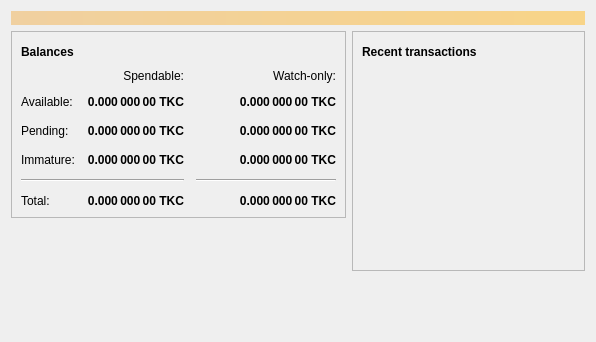
<?xml version="1.0" encoding="UTF-8"?>
<ui version="4.0">
 <class>OverviewPage</class>
 <widget class="QWidget" name="OverviewPage">
  <property name="geometry">
   <rect>
    <x>0</x>
    <y>0</y>
    <width>596</width>
    <height>342</height>
   </rect>
  </property>
  <property name="windowTitle">
   <string>Form</string>
  </property>
  <layout class="QVBoxLayout" name="topLayout">
   <item>
    <widget class="QLabel" name="labelAlerts">
     <property name="visible">
      <bool>false</bool>
     </property>
     <property name="styleSheet">
      <string notr="true">QLabel { background-color: qlineargradient(x1: 0, y1: 0, x2: 1, y2: 0, stop:0 #F0D0A0, stop:1 #F8D488); color:#000000; }</string>
     </property>
     <property name="wordWrap">
      <bool>true</bool>
     </property>
     <property name="margin">
      <number>3</number>
     </property>
     <property name="textInteractionFlags">
      <set>Qt::TextSelectableByMouse</set>
     </property>
    </widget>
   </item>
   <item>
    <layout class="QHBoxLayout" name="horizontalLayout" stretch="1,1">
     <item>
      <layout class="QVBoxLayout" name="verticalLayout_2">
       <item>
        <widget class="QFrame" name="frame">
         <property name="frameShape">
          <enum>QFrame::StyledPanel</enum>
         </property>
         <property name="frameShadow">
          <enum>QFrame::Raised</enum>
         </property>
         <layout class="QVBoxLayout" name="verticalLayout_4">
          <item>
           <layout class="QHBoxLayout" name="horizontalLayout_4">
            <item>
             <widget class="QLabel" name="label_5">
              <property name="font">
               <font>
                <weight>75</weight>
                <bold>true</bold>
               </font>
              </property>
              <property name="text">
               <string>Balances</string>
              </property>
             </widget>
            </item>
            <item>
             <widget class="QPushButton" name="labelWalletStatus">
              <property name="enabled">
               <bool>true</bool>
              </property>
              <property name="maximumSize">
               <size>
                <width>30</width>
                <height>16777215</height>
               </size>
              </property>
              <property name="toolTip">
               <string>The displayed information may be out of date. Your wallet automatically synchronizes with the Teddycoin network after a connection is established, but this process has not completed yet.</string>
              </property>
              <property name="text">
               <string/>
              </property>
              <property name="icon">
               <iconset resource="../bitcoin.qrc">
                <normaloff>:/icons/warning</normaloff>
                <disabledoff>:/icons/warning</disabledoff>:/icons/warning</iconset>
              </property>
              <property name="iconSize">
               <size>
                <width>24</width>
                <height>24</height>
               </size>
              </property>
              <property name="flat">
               <bool>true</bool>
              </property>
             </widget>
            </item>
            <item>
             <spacer name="horizontalSpacer_3">
              <property name="orientation">
               <enum>Qt::Horizontal</enum>
              </property>
              <property name="sizeHint" stdset="0">
               <size>
                <width>40</width>
                <height>20</height>
               </size>
              </property>
             </spacer>
            </item>
           </layout>
          </item>
          <item>
           <layout class="QGridLayout" name="gridLayout">
            <property name="spacing">
             <number>12</number>
            </property>
            <item row="2" column="2">
             <widget class="QLabel" name="labelWatchPending">
              <property name="font">
               <font>
                <weight>75</weight>
                <bold>true</bold>
               </font>
              </property>
              <property name="cursor">
               <cursorShape>IBeamCursor</cursorShape>
              </property>
              <property name="toolTip">
               <string>Unconfirmed transactions to watch-only addresses</string>
              </property>
              <property name="text">
               <string notr="true">0.000 000 00 TKC</string>
              </property>
              <property name="alignment">
               <set>Qt::AlignRight|Qt::AlignTrailing|Qt::AlignVCenter</set>
              </property>
              <property name="textInteractionFlags">
               <set>Qt::LinksAccessibleByMouse|Qt::TextSelectableByKeyboard|Qt::TextSelectableByMouse</set>
              </property>
             </widget>
            </item>
            <item row="2" column="1">
             <widget class="QLabel" name="labelUnconfirmed">
              <property name="font">
               <font>
                <weight>75</weight>
                <bold>true</bold>
               </font>
              </property>
              <property name="cursor">
               <cursorShape>IBeamCursor</cursorShape>
              </property>
              <property name="toolTip">
               <string>Total of transactions that have yet to be confirmed, and do not yet count toward the spendable balance</string>
              </property>
              <property name="text">
               <string notr="true">0.000 000 00 TKC</string>
              </property>
              <property name="alignment">
               <set>Qt::AlignRight|Qt::AlignTrailing|Qt::AlignVCenter</set>
              </property>
              <property name="textInteractionFlags">
               <set>Qt::LinksAccessibleByMouse|Qt::TextSelectableByKeyboard|Qt::TextSelectableByMouse</set>
              </property>
             </widget>
            </item>
            <item row="3" column="2">
             <widget class="QLabel" name="labelWatchImmature">
              <property name="font">
               <font>
                <weight>75</weight>
                <bold>true</bold>
               </font>
              </property>
              <property name="cursor">
               <cursorShape>IBeamCursor</cursorShape>
              </property>
              <property name="toolTip">
               <string>Mined balance in watch-only addresses that has not yet matured</string>
              </property>
              <property name="text">
               <string notr="true">0.000 000 00 TKC</string>
              </property>
              <property name="alignment">
               <set>Qt::AlignRight|Qt::AlignTrailing|Qt::AlignVCenter</set>
              </property>
              <property name="textInteractionFlags">
               <set>Qt::LinksAccessibleByMouse|Qt::TextSelectableByKeyboard|Qt::TextSelectableByMouse</set>
              </property>
             </widget>
            </item>
            <item row="4" column="0" colspan="2">
             <widget class="Line" name="line">
              <property name="orientation">
               <enum>Qt::Horizontal</enum>
              </property>
             </widget>
            </item>
            <item row="4" column="2">
             <widget class="Line" name="lineWatchBalance">
              <property name="sizePolicy">
               <sizepolicy hsizetype="Preferred" vsizetype="Fixed">
                <horstretch>0</horstretch>
                <verstretch>0</verstretch>
               </sizepolicy>
              </property>
              <property name="minimumSize">
               <size>
                <width>140</width>
                <height>0</height>
               </size>
              </property>
              <property name="orientation">
               <enum>Qt::Horizontal</enum>
              </property>
             </widget>
            </item>
            <item row="5" column="0">
             <widget class="QLabel" name="labelTotalText">
              <property name="text">
               <string>Total:</string>
              </property>
             </widget>
            </item>
            <item row="3" column="1">
             <widget class="QLabel" name="labelImmature">
              <property name="font">
               <font>
                <weight>75</weight>
                <bold>true</bold>
               </font>
              </property>
              <property name="cursor">
               <cursorShape>IBeamCursor</cursorShape>
              </property>
              <property name="toolTip">
               <string>Mined balance that has not yet matured</string>
              </property>
              <property name="text">
               <string notr="true">0.000 000 00 TKC</string>
              </property>
              <property name="alignment">
               <set>Qt::AlignRight|Qt::AlignTrailing|Qt::AlignVCenter</set>
              </property>
              <property name="textInteractionFlags">
               <set>Qt::LinksAccessibleByMouse|Qt::TextSelectableByKeyboard|Qt::TextSelectableByMouse</set>
              </property>
             </widget>
            </item>
            <item row="2" column="3">
             <spacer name="horizontalSpacer_2">
              <property name="orientation">
               <enum>Qt::Horizontal</enum>
              </property>
              <property name="sizeHint" stdset="0">
               <size>
                <width>40</width>
                <height>20</height>
               </size>
              </property>
             </spacer>
            </item>
            <item row="3" column="0">
             <widget class="QLabel" name="labelImmatureText">
              <property name="text">
               <string>Immature:</string>
              </property>
             </widget>
            </item>
            <item row="5" column="1">
             <widget class="QLabel" name="labelTotal">
              <property name="font">
               <font>
                <weight>75</weight>
                <bold>true</bold>
               </font>
              </property>
              <property name="cursor">
               <cursorShape>IBeamCursor</cursorShape>
              </property>
              <property name="toolTip">
               <string>Your current total balance</string>
              </property>
              <property name="text">
               <string notr="true">0.000 000 00 TKC</string>
              </property>
              <property name="alignment">
               <set>Qt::AlignRight|Qt::AlignTrailing|Qt::AlignVCenter</set>
              </property>
              <property name="textInteractionFlags">
               <set>Qt::LinksAccessibleByMouse|Qt::TextSelectableByKeyboard|Qt::TextSelectableByMouse</set>
              </property>
             </widget>
            </item>
            <item row="5" column="2">
             <widget class="QLabel" name="labelWatchTotal">
              <property name="font">
               <font>
                <weight>75</weight>
                <bold>true</bold>
               </font>
              </property>
              <property name="cursor">
               <cursorShape>IBeamCursor</cursorShape>
              </property>
              <property name="toolTip">
               <string>Current total balance in watch-only addresses</string>
              </property>
              <property name="text">
               <string notr="true">0.000 000 00 TKC</string>
              </property>
              <property name="alignment">
               <set>Qt::AlignRight|Qt::AlignTrailing|Qt::AlignVCenter</set>
              </property>
              <property name="textInteractionFlags">
               <set>Qt::LinksAccessibleByMouse|Qt::TextSelectableByKeyboard|Qt::TextSelectableByMouse</set>
              </property>
             </widget>
            </item>
            <item row="0" column="2">
             <widget class="QLabel" name="labelWatchonly">
              <property name="text">
               <string>Watch-only:</string>
              </property>
              <property name="alignment">
               <set>Qt::AlignRight|Qt::AlignTrailing|Qt::AlignVCenter</set>
              </property>
             </widget>
            </item>
            <item row="1" column="0">
             <widget class="QLabel" name="labelBalanceText">
              <property name="text">
               <string>Available:</string>
              </property>
             </widget>
            </item>
            <item row="1" column="1">
             <widget class="QLabel" name="labelBalance">
              <property name="font">
               <font>
                <weight>75</weight>
                <bold>true</bold>
               </font>
              </property>
              <property name="cursor">
               <cursorShape>IBeamCursor</cursorShape>
              </property>
              <property name="toolTip">
               <string>Your current spendable balance</string>
              </property>
              <property name="text">
               <string notr="true">0.000 000 00 TKC</string>
              </property>
              <property name="alignment">
               <set>Qt::AlignRight|Qt::AlignTrailing|Qt::AlignVCenter</set>
              </property>
              <property name="textInteractionFlags">
               <set>Qt::LinksAccessibleByMouse|Qt::TextSelectableByKeyboard|Qt::TextSelectableByMouse</set>
              </property>
             </widget>
            </item>
            <item row="1" column="2">
             <widget class="QLabel" name="labelWatchAvailable">
              <property name="font">
               <font>
                <weight>75</weight>
                <bold>true</bold>
               </font>
              </property>
              <property name="cursor">
               <cursorShape>IBeamCursor</cursorShape>
              </property>
              <property name="toolTip">
               <string>Your current balance in watch-only addresses</string>
              </property>
              <property name="text">
               <string notr="true">0.000 000 00 TKC</string>
              </property>
              <property name="alignment">
               <set>Qt::AlignRight|Qt::AlignTrailing|Qt::AlignVCenter</set>
              </property>
              <property name="textInteractionFlags">
               <set>Qt::LinksAccessibleByMouse|Qt::TextSelectableByKeyboard|Qt::TextSelectableByMouse</set>
              </property>
             </widget>
            </item>
            <item row="2" column="0">
             <widget class="QLabel" name="labelPendingText">
              <property name="text">
               <string>Pending:</string>
              </property>
             </widget>
            </item>
            <item row="0" column="1">
             <widget class="QLabel" name="labelSpendable">
              <property name="text">
               <string>Spendable:</string>
              </property>
              <property name="alignment">
               <set>Qt::AlignRight|Qt::AlignTrailing|Qt::AlignVCenter</set>
              </property>
             </widget>
            </item>
           </layout>
          </item>
         </layout>
        </widget>
       </item>
       <item>
        <spacer name="verticalSpacer">
         <property name="orientation">
          <enum>Qt::Vertical</enum>
         </property>
         <property name="sizeHint" stdset="0">
          <size>
           <width>20</width>
           <height>40</height>
          </size>
         </property>
        </spacer>
       </item>
      </layout>
     </item>
     <item>
      <layout class="QVBoxLayout" name="verticalLayout_3">
       <item>
        <widget class="QFrame" name="frame_2">
         <property name="frameShape">
          <enum>QFrame::StyledPanel</enum>
         </property>
         <property name="frameShadow">
          <enum>QFrame::Raised</enum>
         </property>
         <layout class="QVBoxLayout" name="verticalLayout">
          <item>
           <layout class="QHBoxLayout" name="horizontalLayout_2">
            <item>
             <widget class="QLabel" name="label_4">
              <property name="font">
               <font>
                <weight>75</weight>
                <bold>true</bold>
               </font>
              </property>
              <property name="text">
               <string>Recent transactions</string>
              </property>
             </widget>
            </item>
            <item>
             <widget class="QPushButton" name="labelTransactionsStatus">
              <property name="enabled">
               <bool>true</bool>
              </property>
              <property name="maximumSize">
               <size>
                <width>30</width>
                <height>16777215</height>
               </size>
              </property>
              <property name="toolTip">
               <string>The displayed information may be out of date. Your wallet automatically synchronizes with the Teddycoin network after a connection is established, but this process has not completed yet.</string>
              </property>
              <property name="text">
               <string/>
              </property>
              <property name="icon">
               <iconset resource="../bitcoin.qrc">
                <normaloff>:/icons/warning</normaloff>
                <disabledoff>:/icons/warning</disabledoff>:/icons/warning</iconset>
              </property>
              <property name="iconSize">
               <size>
                <width>24</width>
                <height>24</height>
               </size>
              </property>
              <property name="flat">
               <bool>true</bool>
              </property>
             </widget>
            </item>
            <item>
             <spacer name="horizontalSpacer">
              <property name="orientation">
               <enum>Qt::Horizontal</enum>
              </property>
              <property name="sizeHint" stdset="0">
               <size>
                <width>40</width>
                <height>20</height>
               </size>
              </property>
             </spacer>
            </item>
           </layout>
          </item>
          <item>
           <widget class="QListView" name="listTransactions">
            <property name="styleSheet">
             <string notr="true">QListView { background: transparent; }</string>
            </property>
            <property name="frameShape">
             <enum>QFrame::NoFrame</enum>
            </property>
            <property name="verticalScrollBarPolicy">
             <enum>Qt::ScrollBarAlwaysOff</enum>
            </property>
            <property name="horizontalScrollBarPolicy">
             <enum>Qt::ScrollBarAlwaysOff</enum>
            </property>
            <property name="selectionMode">
             <enum>QAbstractItemView::NoSelection</enum>
            </property>
           </widget>
          </item>
         </layout>
        </widget>
       </item>
       <item>
        <spacer name="verticalSpacer_2">
         <property name="orientation">
          <enum>Qt::Vertical</enum>
         </property>
         <property name="sizeHint" stdset="0">
          <size>
           <width>20</width>
           <height>40</height>
          </size>
         </property>
        </spacer>
       </item>
      </layout>
     </item>
    </layout>
   </item>
  </layout>
 </widget>
 <resources/>
 <connections/>
</ui>
